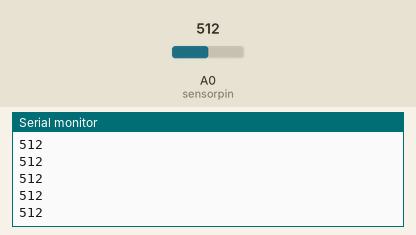
Recording of a sketch running on a simulated Arduino Uno, built with avr-gcc and run on an emulated ATmega328P. On the bench: the last lines printed to the serial monitor. Inputs (shaded band) come from the test bench; at power-on: A0 (sensorpin) = 512.

Above: at 1.2 s.
1.3 s: A0 (sensorpin) set to 716
At 2.1 s:
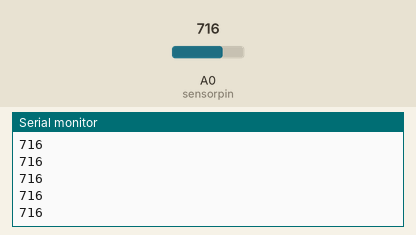
2.8 s: A0 (sensorpin) set to 900
At 3.5 s:
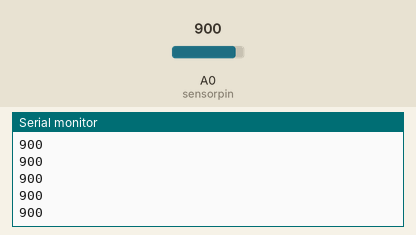
Timing chart, 0 to 5.8 s (numbered marks = the images above; inputs shaded):
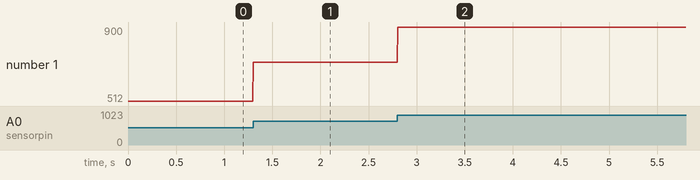

The sketch:

flex.ino
```cpp
//FLEX-SENSOR QUICK START GUIDE
//PROVIDED BY THE CMD SENSORLAB CREW
//CREATED ON 18-4-2018
//V1.0
//DON'T PANIC

int sensorpin = A0; //ANALOG INPUT

void setup(){
  Serial.begin(9600); //ARDUINO SERIAL SPEED
  pinMode(sensorpin, INPUT);  //DECLARE PIN AS INPUT
}

void loop(){
  int flexsensor = analogRead(sensorpin); //MAKE INTEGER WITH SENSOR VALUE
  Serial.println(flexsensor); //PRINT VALUE IN TERMINAL
  delay(5); //SET DELAY FOR DEBUGGING
}
```

Measured:
- after the input at 1.3 s, the serial monitor: prints a new line at once (image 1)
- after the input at 2.8 s, the serial monitor: prints a new line at once (image 2)
- plotted number 1: 512 → 716 after the input at 1.3 s, 716 → 900 after the input at 2.8 s
